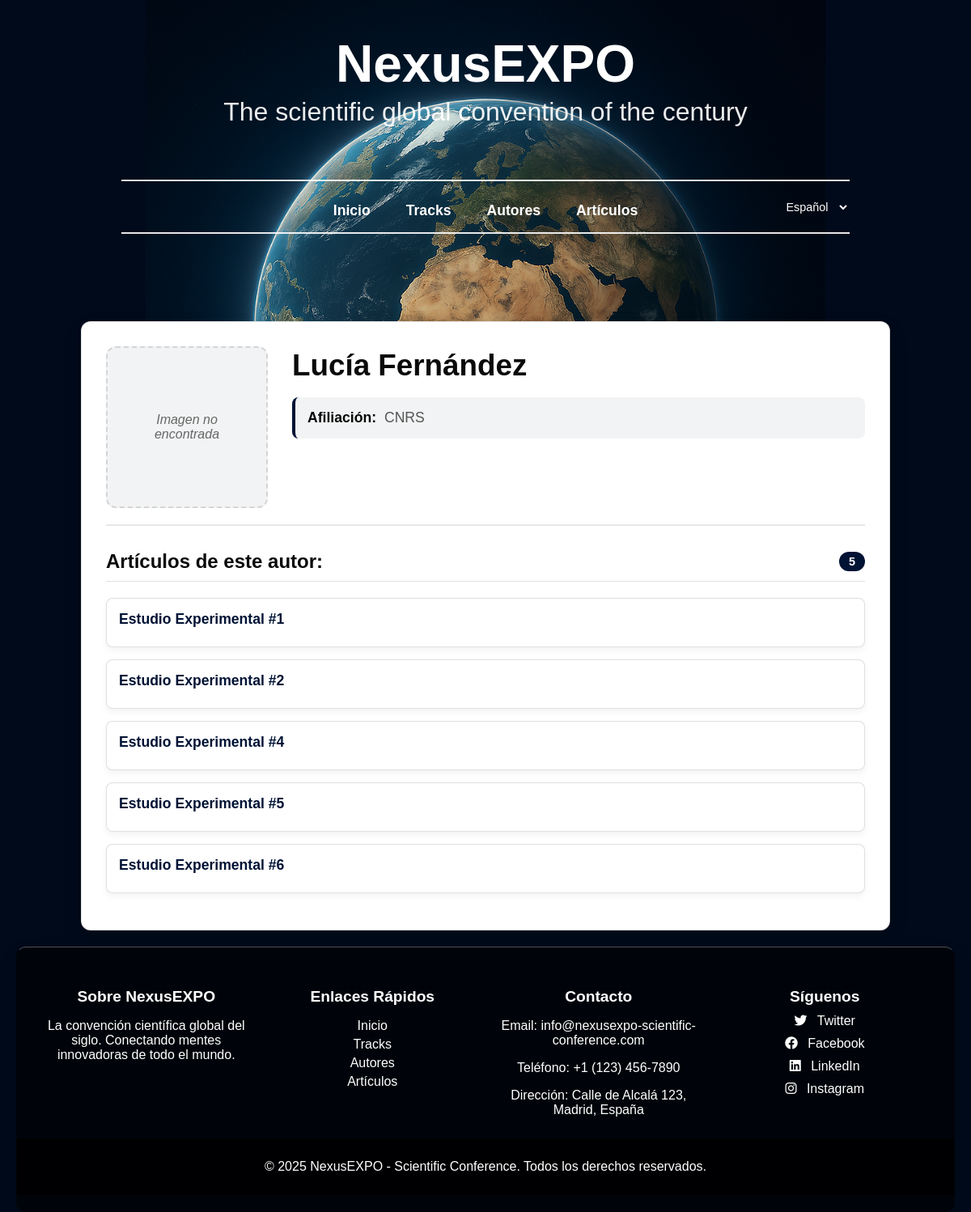
/autores/12/, run on the app's committed database.
### appScientificConference/models.py (models this page shows, shortened)
class Autor(models.Model):
    nombre = models.CharField(max_length=100)
    afiliacion = models.CharField(max_length=200, blank=True)
    imagen = models.ImageField(upload_to='img',blank=True,null=True,verbose_name='Image')

class Articulo(models.Model):
    titulo = models.CharField(max_length=200)
    abstract = models.TextField()
    track = models.ForeignKey(Track, on_delete=models.CASCADE, related_name="articulos")
    autores = models.ManyToManyField(Autor, related_name="articulos")

### appScientificConference/views.py (the view)
# urls.py: path('autores/<int:pk>/', views.ShowAutorView.as_view(), name='show_autor'),
class ShowAutorView(DetailView):
    model = Autor
    template_name = 'autores/autor.html'
    context_object_name = 'autor'
    def get_context_data(self, **kwargs):
        context = super().get_context_data(**kwargs)
        context['articulos'] = self.object.articulos.all().order_by('titulo')
        return context

### appScientificConference/templatetags/i18n_helpers.py (called while the page is built)
@register.simple_tag(takes_context=True)
def current_path_in_language(context, lang_code):
    request = context.get('request')
    if not request:
        return '/'
    full = request.get_full_path()  # incluye query string
    split = urlsplit(full)
    path = split.path or '/'
    lang_codes = [code for code, _ in settings.LANGUAGES]
    parts = path.split('/')
    first = parts[1] if len(parts) > 1 else ''
    if first in lang_codes:
        rest = '/' + '/'.join(parts[2:]) if len(parts) > 2 else '/'
    else:
        rest = path
    if lang_code == settings.LANGUAGE_CODE:
        new_path = rest
    else:
        if rest == '/':
            new_path = f'/{lang_code}/'
        else:
            new_path = f'/{lang_code}{rest}'
    return new_path + (f'?{split.query}' if split.query else '')

### appScientificConference/templates/autores/autor.html (shortened to what this page needs)
{% extends 'base.html' %}
{% load static i18n %}
{% block content %}
<main>
    <section class="contenedor-detalle-autor">
        <div class="cabecera-autor-detalle">
            <div class="contenedor-imagen">
                {% with imagen_url='img/'|add:autor.nombre|slugify|add:'.jpg' %}
                    {% if imagen_url == 'img/.jpg' %}
                        <div class="imagen-placeholder-autor">
                            {% trans "Imagen no disponible" %}
                        </div>
                    {% else %}
                        <div class="imagen-fallback">
                            {% trans "Imagen no encontrada" %}
                        </div>
                    {% endif %}
                {% endwith %}
            </div>
            <div class="info-autor-detalle">
                <h2 class="nombre-autor-detalle">{{ autor.nombre }}</h2>
                {% if autor.afiliacion %}
                    <div class="afiliacion-autor-detalle">
                        <span class="etiqueta-afiliacion">{% trans "Afiliación:" %}</span>
                        {{ autor.afiliacion }}
                    </div>
                {% endif %}
            </div>
        </div>
        <div class="seccion-articulos-autor">
            <h3 class="titulo-articulos-autor">
                {% trans "Artículos de este autor:" %}
                {% if articulos %}
                    <span class="contador-articulos-autor">{{ articulos|length }}</span>
                {% endif %}
            </h3>
            {% if articulos %}
                <ul class="lista-articulos-autor">
                    {% for articulo in articulos %}
                        <li class="item-articulo-autor">
                            <a href="{% url 'show_articulo' articulo.id %}" class="enlace-articulo-autor">
                                {{ articulo.titulo }}
                            </a>
                        </li>
                    {% endfor %}
                </ul>
            {% endif %}
        </div>
    </section>
</main>
{% endblock %}

### appScientificConference/static/css/base.css (style rules this page uses)
:root { --electric-blue: #001335; --panel-bg: #ffffff; --panel-border: rgba(0, 0, 0, 0.12); --text-dark: #0a0a0a; --text-light: #f5f7ff; --radius: 12px; --shadow: 0 10px 24px rgba(0, 0, 0, 0.12); }
*, *::before, *::after { box-sizing: border-box; }
html, body { height: 100%; }
body { margin: 20px; font-family: Arial, Helvetica, sans-serif; color: var(--text-light); background-color: #000a1a; background-image: url('../img/background.png'); background-repeat: no-repeat; background-position: top center; background-size: 70% auto; background-attachment: fixed; }
main { margin-top: 20px; }
main > section, main > article, main > div, main > ul, main > form { background: var(--panel-bg); color: var(--text-dark); padding: 16px 20px; margin: 16px 0; border-radius: var(--radius); border: 1px solid var(--panel-border); box-shadow: var(--shadow); }
main a { color: #031737; text-decoration: none; }

### appScientificConference/static/css/autor.css (style rules this page uses)
.contenedor-detalle-autor { background: var(--panel-bg); color: var(--text-dark); padding: 30px; border-radius: var(--radius); border: 1px solid var(--panel-border); box-shadow: var(--shadow); margin: 0 auto; max-width: min(1000px, 92%); }
.cabecera-autor-detalle { display: flex; flex-wrap: wrap; gap: 30px; margin-bottom: 30px; padding-bottom: 20px; border-bottom: 2px solid rgba(0, 19, 53, 0.1); }
.contenedor-imagen { position: relative; }
.contenedor-imagen .imagen-fallback { display: none; width: 100%; max-width: 200px; height: auto; border-radius: var(--radius); border: 2px dashed var(--panel-border); background: linear-gradient(135deg, rgba(0, 19, 53, 0.1) 0%, rgba(0, 19, 53, 0.05) 100%); aspect-ratio: 1/1; padding: 20px; text-align: center; color: #666; font-style: italic; }
.info-autor-detalle { flex: 1; min-width: 300px; }
.nombre-autor-detalle { margin: 0 0 15px 0; font-size: clamp(1.8rem, 3.5vw, 2.3rem); color: var(--text-dark); font-weight: 700; line-height: 1.3; }
.afiliacion-autor-detalle { margin: 0 0 20px 0; font-size: 1.1rem; color: #555; padding: 15px; background: rgba(0, 19, 53, 0.05); border-radius: 8px; border-left: 4px solid var(--electric-blue); }
.etiqueta-afiliacion { font-weight: 600; color: var(--text-dark); margin-right: 5px; }
.seccion-articulos-autor { margin-top: 30px; }
.titulo-articulos-autor { margin: 0 0 20px 0; font-size: 1.5rem; color: var(--text-dark); font-weight: 600; padding-bottom: 10px; border-bottom: 1px solid var(--panel-border); display: flex; align-items: center; justify-content: space-between; flex-wrap: wrap; gap: 10px; }
.contador-articulos-autor { background: var(--electric-blue); color: #fff; padding: 4px 12px; border-radius: 20px; font-size: 0.9rem; font-weight: 600; }
.lista-articulos-autor { list-style: none; padding: 0; margin: 0; }
.item-articulo-autor { margin-bottom: 15px; padding: 15px; background: #fff; border: 1px solid var(--panel-border); border-radius: 8px; transition: all 0.3s ease; box-shadow: 0 4px 8px rgba(0, 0, 0, 0.05); }
.enlace-articulo-autor { color: var(--electric-blue); text-decoration: none; font-size: 1.1rem; font-weight: 600; display: block; margin-bottom: 8px; transition: color 0.2s ease; }

### appScientificConference/templates/autores/autor.html (style rules this page uses)
.contenedor-imagen { position: relative; }
.contenedor-imagen .imagen-fallback { display: none; width: 100%; max-width: 200px; height: auto; border-radius: 12px; border: 2px dashed rgba(0,0,0,0.12); background: rgba(0, 19, 53, 0.05); aspect-ratio: 1/1; padding: 20px; text-align: center; color: #666; font-style: italic; align-items: center; justify-content: center; }

### data on the page
Autor: nombre "Lucía Fernández", afiliacion "CNRS"
Articulo: titulo "Estudio Experimental #1"
Articulo: titulo "Estudio Experimental #2"
Articulo: titulo "Estudio Experimental #4"
Articulo: titulo "Estudio Experimental #5"
Articulo: titulo "Estudio Experimental #6"

### other printed values
{{ articulos|length }} "5"
